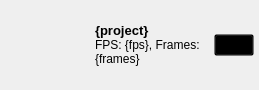
<?xml version="1.0" encoding="UTF-8"?>
<ui version="4.0">
 <class>ProjectItem</class>
 <widget class="QWidget" name="ProjectItem">
  <property name="geometry">
   <rect>
    <x>0</x>
    <y>0</y>
    <width>259</width>
    <height>80</height>
   </rect>
  </property>
  <property name="windowTitle">
   <string>Form</string>
  </property>
  <layout class="QVBoxLayout" name="ProjectItem_Layout">
   <property name="spacing">
    <number>0</number>
   </property>
   <property name="leftMargin">
    <number>0</number>
   </property>
   <property name="topMargin">
    <number>0</number>
   </property>
   <property name="rightMargin">
    <number>0</number>
   </property>
   <property name="bottomMargin">
    <number>0</number>
   </property>
   <item>
    <widget class="QWidget" name="main_project_item" native="true">
     <layout class="QVBoxLayout" name="main_project_item_layout">
      <property name="spacing">
       <number>0</number>
      </property>
      <property name="leftMargin">
       <number>5</number>
      </property>
      <property name="topMargin">
       <number>5</number>
      </property>
      <property name="rightMargin">
       <number>5</number>
      </property>
      <property name="bottomMargin">
       <number>5</number>
      </property>
      <item>
       <widget class="QWidget" name="project_item" native="true">
        <property name="cursor">
         <cursorShape>ArrowCursor</cursorShape>
        </property>
        <property name="styleSheet">
         <string notr="true">background:transparent;</string>
        </property>
        <layout class="QHBoxLayout" name="project_item_layout">
         <property name="spacing">
          <number>10</number>
         </property>
         <property name="leftMargin">
          <number>0</number>
         </property>
         <property name="topMargin">
          <number>0</number>
         </property>
         <property name="rightMargin">
          <number>0</number>
         </property>
         <property name="bottomMargin">
          <number>0</number>
         </property>
         <item>
          <widget class="QLabel" name="thumb">
           <property name="sizePolicy">
            <sizepolicy hsizetype="Fixed" vsizetype="Expanding">
             <horstretch>0</horstretch>
             <verstretch>0</verstretch>
            </sizepolicy>
           </property>
           <property name="minimumSize">
            <size>
             <width>80</width>
             <height>80</height>
            </size>
           </property>
           <property name="maximumSize">
            <size>
             <width>80</width>
             <height>80</height>
            </size>
           </property>
           <property name="text">
            <string/>
           </property>
           <property name="scaledContents">
            <bool>true</bool>
           </property>
           <property name="alignment">
            <set>Qt::AlignCenter</set>
           </property>
          </widget>
         </item>
         <item>
          <widget class="QLabel" name="detail">
           <property name="sizePolicy">
            <sizepolicy hsizetype="Preferred" vsizetype="Fixed">
             <horstretch>0</horstretch>
             <verstretch>0</verstretch>
            </sizepolicy>
           </property>
           <property name="text">
            <string>&lt;html&gt;&lt;head/&gt;&lt;body&gt;&lt;p&gt;&lt;span style=&quot; font-size:10pt; font-weight:600;&quot;&gt;{project}&lt;br/&gt;&lt;/span&gt;FPS: {fps}, Frames: {frames}&lt;br/&gt;Render: {render}&lt;/p&gt;&lt;/body&gt;&lt;/html&gt;</string>
           </property>
           <property name="alignment">
            <set>Qt::AlignLeading|Qt::AlignLeft|Qt::AlignVCenter</set>
           </property>
           <property name="wordWrap">
            <bool>true</bool>
           </property>
           <property name="margin">
            <number>0</number>
           </property>
          </widget>
         </item>
         <item>
          <widget class="QPushButton" name="proj_open">
           <property name="sizePolicy">
            <sizepolicy hsizetype="Fixed" vsizetype="Fixed">
             <horstretch>0</horstretch>
             <verstretch>0</verstretch>
            </sizepolicy>
           </property>
           <property name="cursor">
            <cursorShape>PointingHandCursor</cursorShape>
           </property>
           <property name="toolTip">
            <string>Open</string>
           </property>
           <property name="text">
            <string/>
           </property>
           <property name="icon">
            <iconset resource="../resources/resources.qrc">
             <normaloff>:/icons/open.png</normaloff>:/icons/open.png</iconset>
           </property>
           <property name="iconSize">
            <size>
             <width>25</width>
             <height>25</height>
            </size>
           </property>
          </widget>
         </item>
        </layout>
       </widget>
      </item>
     </layout>
    </widget>
   </item>
  </layout>
 </widget>
 <resources>
  <include location="../resources/resources.qrc"/>
 </resources>
 <connections/>
</ui>
